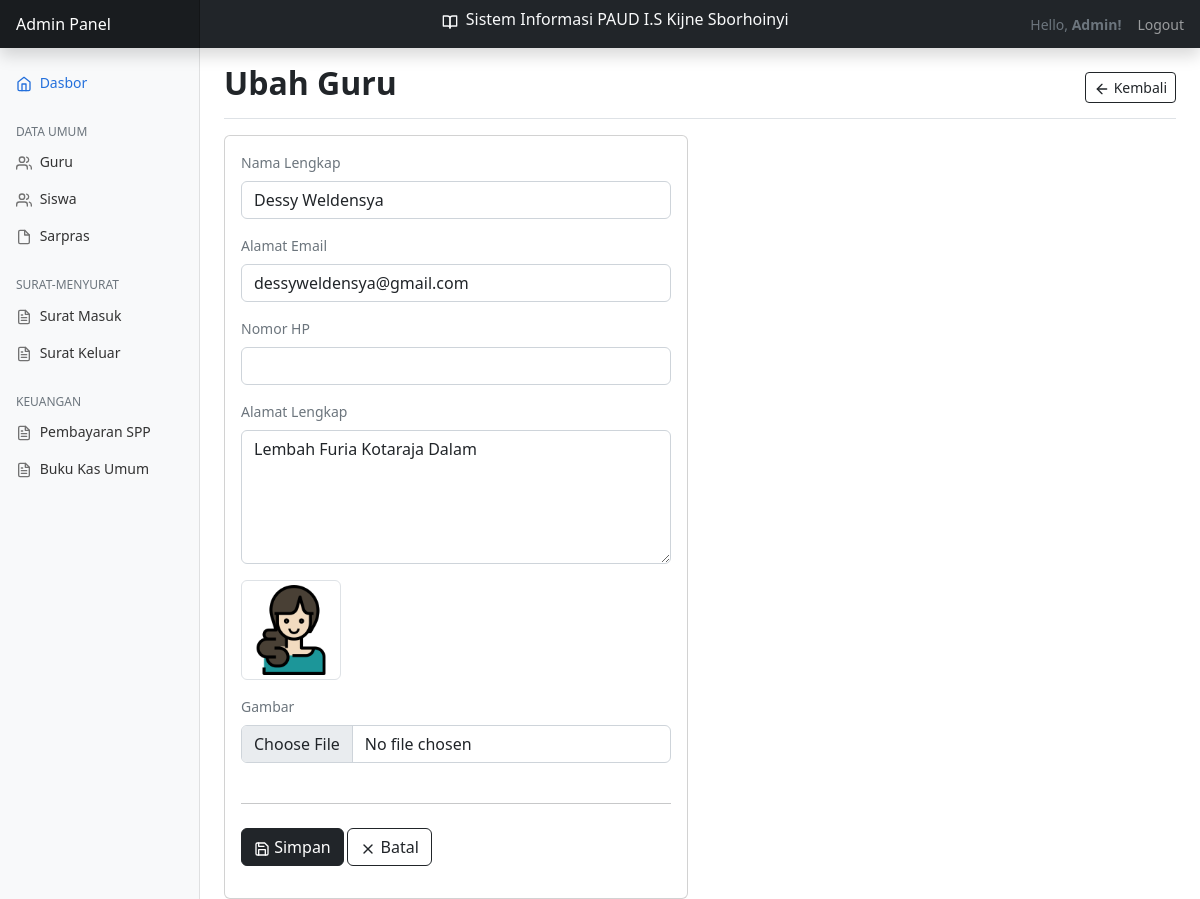
Page /?page=guru&action=ubah&id=168 (signed in) on the committed database.
### tables this page shows
CREATE TABLE `guru` (
  `id` int(11) NOT NULL,
  `nama_lengkap` varchar(100) NOT NULL,
  `foto` varchar(255) NOT NULL,
  `alamat_email` varchar(100) NOT NULL,
  `nomor_hp` varchar(15) NOT NULL,
  `alamat_lengkap` text NOT NULL
);

### views/guru/ubah.php (the view, shortened to what this page needs)
<main class="col-md-9 ms-sm-auto col-lg-10 px-md-4">
    <div class="d-flex justify-content-between flex-wrap flex-md-nowrap align-items-center pt-3 pb-2 mb-3 border-bottom">
        <h1 class="h2 fw-bold">Ubah Guru</h1>
        <div class="btn-toolbar mb-2 mb-md-0">
            <a href="?page=guru" class="btn btn-sm btn-outline-dark">
                <span data-feather="arrow-left" class="align-text"></span> Kembali
            </a>
        </div>
    </div>
    <div class="row">
        <div class="col-lg-6">
            <div class="card">
                <div class="card-body">
                    <?php
                        include __DIR__ . '../../../config/database.php';
                        $id = $_GET['id'];
                        $rows = mysqli_fetch_assoc(mysqli_query($conn, "SELECT * FROM guru WHERE id = $id"));
                    ?>
                    <form action="./process/guru/ubah.php" method="post" enctype="multipart/form-data">
                        <div class="mb-3">
                            <label for="nama_lengkap" class="form-label text-muted">Nama Lengkap</label>
                            <input type="text" class="form-control" id="nama_lengkap" name="nama_lengkap" value="<?php echo $rows['nama_lengkap']; ?>">
                        </div>
                        <div class="mb-3">
                            <label for="alamat_email" class="form-label text-muted">Alamat Email</label>
                            <input type="text" class="form-control" id="alamat_email" name="alamat_email" value="<?php echo $rows['alamat_email']; ?>">
                        </div>
                        <div class="mb-3">
                            <label for="nomor_hp" class="form-label text-muted">Nomor HP</label>
                            <input type="text" class="form-control" id="nomor_hp" name="nomor_hp"  value="<?php echo $rows['nomor_hp']; ?>">
                        </div>
                        <div class="mb-3">
                            <label for="alamat_lengkap" class="form-label text-muted">Alamat Lengkap</label>
                            <textarea name="alamat_lengkap" id="alamat_lengkap" cols="30" rows="5" class="form-control"><?php echo $rows['alamat_lengkap']; ?></textarea>
                        </div>
                        <div class="mb-3">
                            <div class="mb-3">
                                <img src="./images/guru/<?php if(!empty($rows['foto'])){ echo $rows['foto']; } else { echo "no-image.png"; } ?>" alt="Gambar" class="img img-thumbnail" width="100px">
                            </div>
                            <label for="file" class="form-label text-muted">Gambar</label>
                            <input type="file" name="file" class="form-control">
                        </div>
                        <div class="py-2">
                            <hr>
                        </div>
                        <div class="mb-3">
                            <button type="submit" class="btn btn-dark">
                                <span data-feather="save" class="align-text"></span>
                                Simpan
                            </button>
                            <a href="?page=guru" class="btn btn-outline-dark">
                                <span data-feather="x" class="align-text"></span>
                                Batal</a>
                        </div>
                    </form>
                </div>
            </div>
        </div>
    </div>
</main>

### assets/css/style.css (style rules this page uses)
body { font-size: .875rem; }
.feather { width: 16px; height: 16px; }

### rows in the picture
guru: nama_lengkap "Dessy Weldensya", alamat_email "dessyweldensya@gmail.com", alamat_lengkap "Lembah Furia Kotaraja Dalam", foto (picture)
